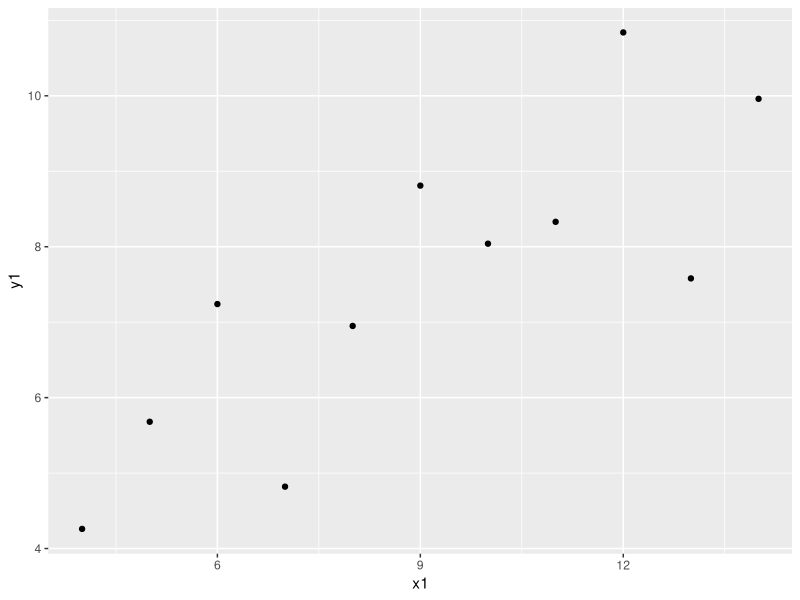
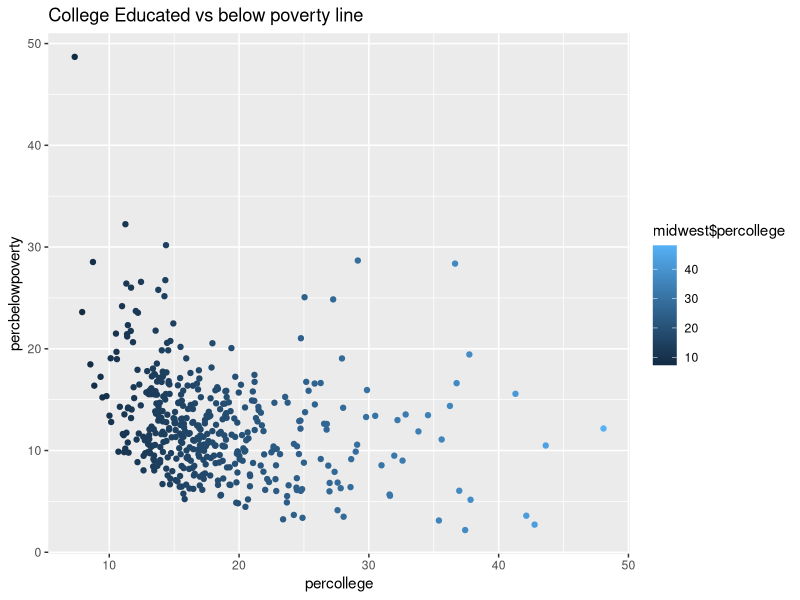
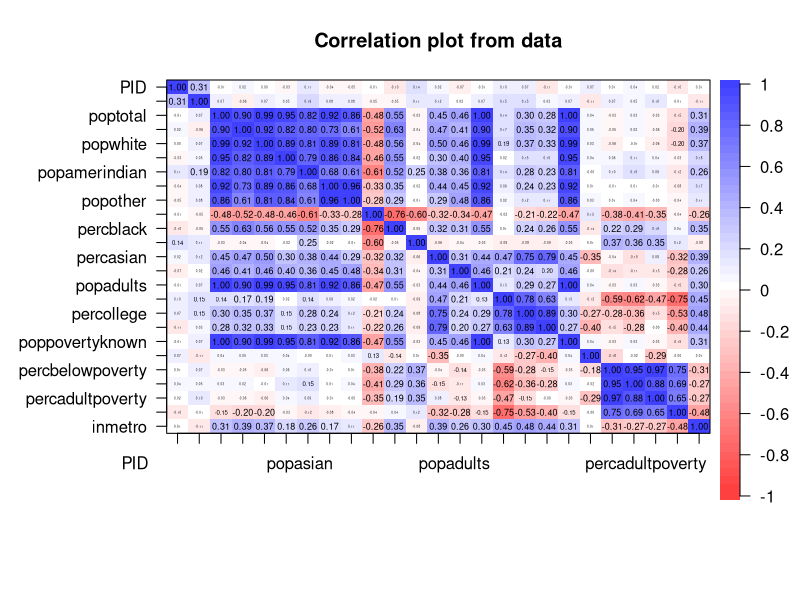
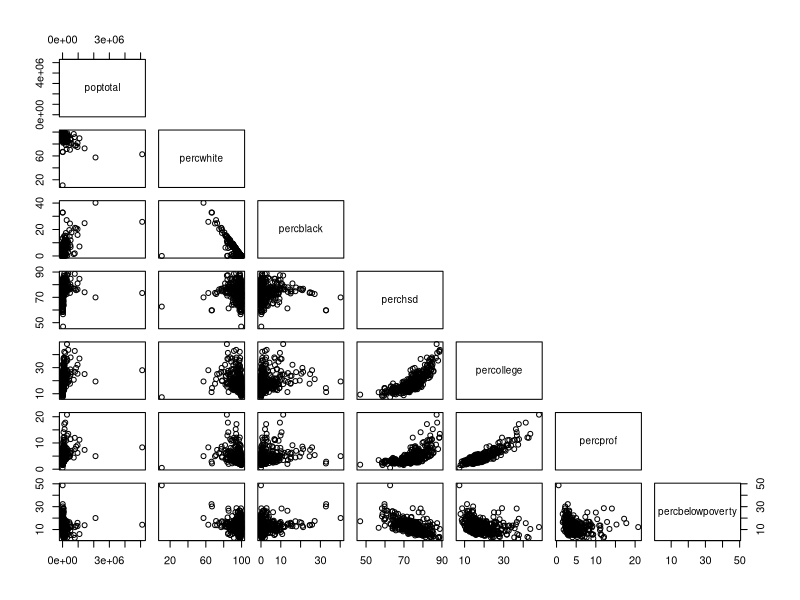
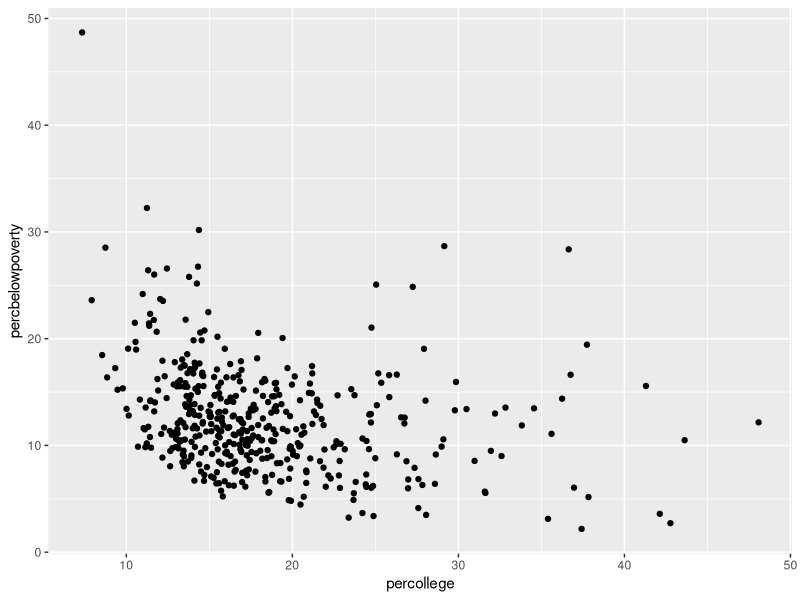
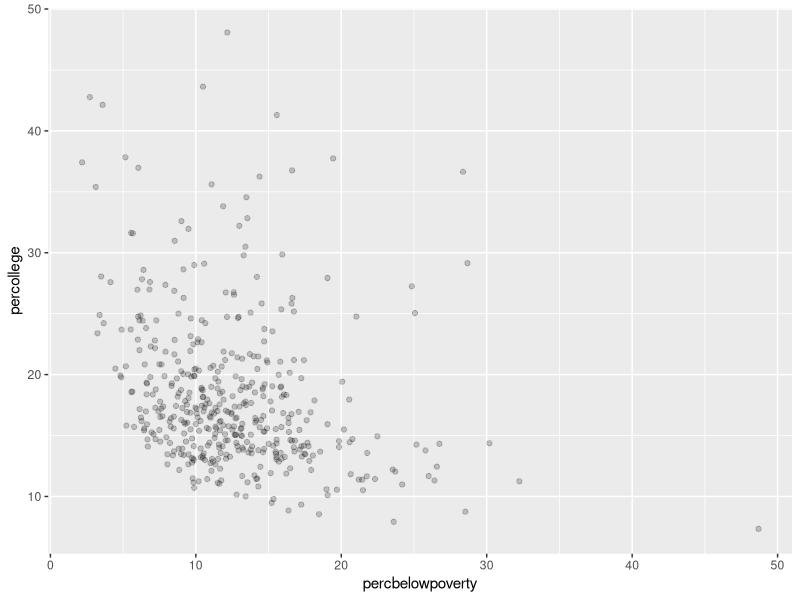
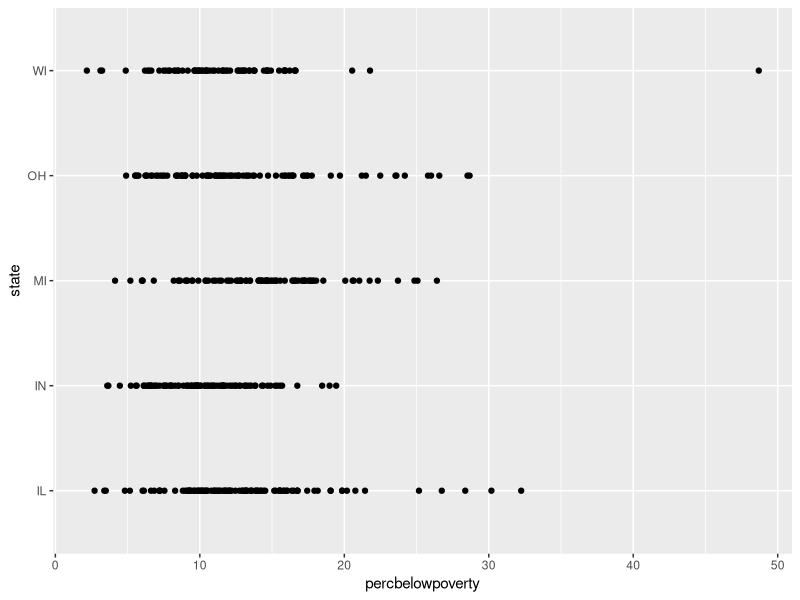
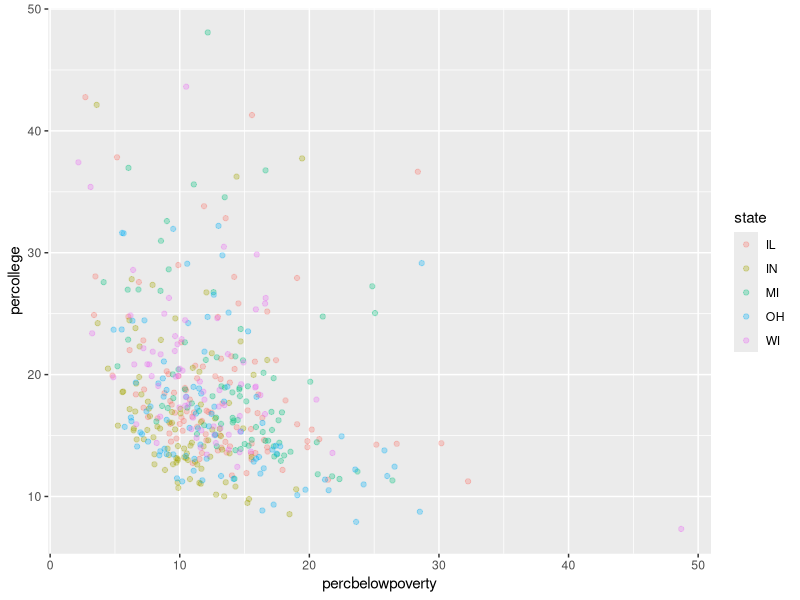

These charts were generated, in order, by the following R code:
##########################################
# Tutorial 4: Correlation and Regression #
##########################################

## Packages
library(ggplot2) # Load our packages here

## Assign data
dat <- midwest # A built-in dataset

## Explore data
?midwest

#this is more of a tibble than a data set, 
# use your own code here to explore

colnames(midwest)
summary(midwest)
str(midwest) #the list structure of the data frame
head(midwest)
colnames(dat)
unique(dat)
unique(dat$state)
# lil secret from Martyn = lm can work with character vectors as if they were factor. 

### ggplot

# The ggplot package is probably now the most popular way of plotting in R. 
# "gg" stands for "grammar of graphics", and the package uses a specific 
# syntax for plotting based upon the work of Leland Wilkinson. A good 
# introduction to ggplot is provided in the Wickham/Grolemund "R for Data 
# Science" book, which is available online: https://r4ds.had.co.nz/data-visualisation.html

# A simple ggplot:
ggplot(aes(x = x1, y = y1), # We use the aes() function to supply an x and y argument
       data = anscombe) + # We use the `+` operator to add an additional geom
  geom_point()

# To use ggplot, rather than the plot() function, we call the ggplot() 
# function. We supply to it our x and y arguments *inside* the aes() 
# function, and our data using the argument `data =`. We then *add* the 
# type of plot we want as a *geom* using the + operator. Here, we want a 
# scatter plot, which is geom_point().

# Exercise: using the midwest dataset, create a scatterplot in which the 
# percent college educated is used to predict the percentage of people
# below the poverty line.

ggplot(aes(x = percollege, # add the independent variable
           y = percbelowpoverty), # add the dependent variable
       data = midwest) + # add the data source
  geom_point(aes(color = midwest$percollege)) + labs(title = "College Educated vs below poverty line")

# How would we add a title to this plot? Try looking in the help file and
# using google to find out.

## Correlations
# We have a lot of variables in our midwest dataset, so the pairs() 
# function may not be the best for simultaneously visualising them.
# We might use the `psych` package, and the cor.plot() function, to 
# visualise them instead.

install.packages("psych")
library(psych)

cor.plot(Filter(is.numeric, dat))

# Alternatively, we might take a subset of columns and use pairs() to
# visualise the correlations.

pairs(dat[c("poptotal", "percwhite", "percblack", "perchsd", 
            "percollege", "percprof", "percbelowpoverty")],
      upper.panel = NULL) # What does this argument change?

# Exercise: from your visual exploration of the scatter plots of 
# correlation, pick two variables to run the cor() function on. 
# Visualise these separately using ggplot, and save the output to file.

with(dat, cor(percbelowpoverty, percollege)) #-0.281 
  
ggplot(aes(x = percollege, 
           y = percbelowpoverty), 
       data = dat) +
  geom_point()

# Code to save your plot (saves last plot)
ggsave("corr_plot.png",
       device = "png",
       dpi = 300)

## Advanced plotting skills
# When we have a lot of observations, it can sometimes be difficult to 
# visualise the distribution using a scatter plot. Equally, when data fall
# along discrete intervals, points get plotted on top of each other and it
# can be hard to gauge density. Finally, it is sometimes the case (as we 
# saw with the iris dataset) that continuous variables are better divided
# up according to categories. Each of these issues can be addressed using
# advanced plotting skills in ggplot.

# 1. Alpha
# We can use the alpha argument to change the shading of our points 
# according to their density.

ggplot(aes(percbelowpoverty, percollege), data = dat) +
  geom_point(alpha = 0.2) # set alpha manually to between 0 and 1 (high density of points, the plot get darker)

# 2. Jitter
# We can use the position = "jitter" argument to add random noise to the 
# plotting of points, which prevents them from being placed directly on 
# top of each other.

ggplot(aes(percbelowpoverty, state), data = dat) +
  geom_point(
    #position = "jitter" # uncomment this line and run again
    )

# 3. Faceting
# We can use the facet_wrap() geom to create separate plots according
# to categorical variables.

ggplot(aes(percbelowpoverty, percollege, 
           colour = state), # Here, we group by colour on the same plot
       data = dat) +
  geom_point(alpha = 0.3)

ggplot(aes(percbelowpoverty, percollege), 
       data = dat) +
  geom_point(alpha = 0.2) +
  facet_wrap(~state) # Here, we facet #this would be easier than pairs () 

dev.off() # To prevent plotting errors below

## Regression
# Exercise: we were introduced to the lm() function in the tutorial guide.
# Use it below to run a model in which the percent college educated is 
# the independent variable, and percent below poverty is the outcome, or
# dependent variable.

coll_pov <- lm(percbelowpoverty ~ percollege, # add the correct code here 
               data = dat)
summary(coll_pov)

# In base R we can plot this model by adding an abline() call to a 
# scatter plot.
plot(percbelowpoverty ~ percollege, # An alternative way to call the axes
     data = dat,
     main = "College Education and Poverty")
abline(coll_pov, # our regression model
       col = "blue")

# How would we plot this using ggplot?
ggplot(aes(x = percollege , 
           y = percbelowpoverty), 
       data = dat) +
  geom_point() +
  geom_smooth(method = "lm", formula = y ~ x) #This gives us an grey area for the margin of error

## Regression models
# Remember, when you assign the output of lm() to an object, you get an 
# object of class...
class(coll_pov) #lm is a class in itself 
typeof(coll_pov)

# This contains a lot of useful data
str(coll_pov)

# We can plot our residuals
plot(dat$percollege, 
     resid(coll_pov)) # a convenience function for extracting residuals ; it should have a uniform destribution
abline(h = 0, col = "red")

# With ggplot:
ggplot(aes(midwest$percollege, resid(coll_pov)), 
       data = NULL) +
  geom_point(alpha = 0.4) +
  geom_smooth()
